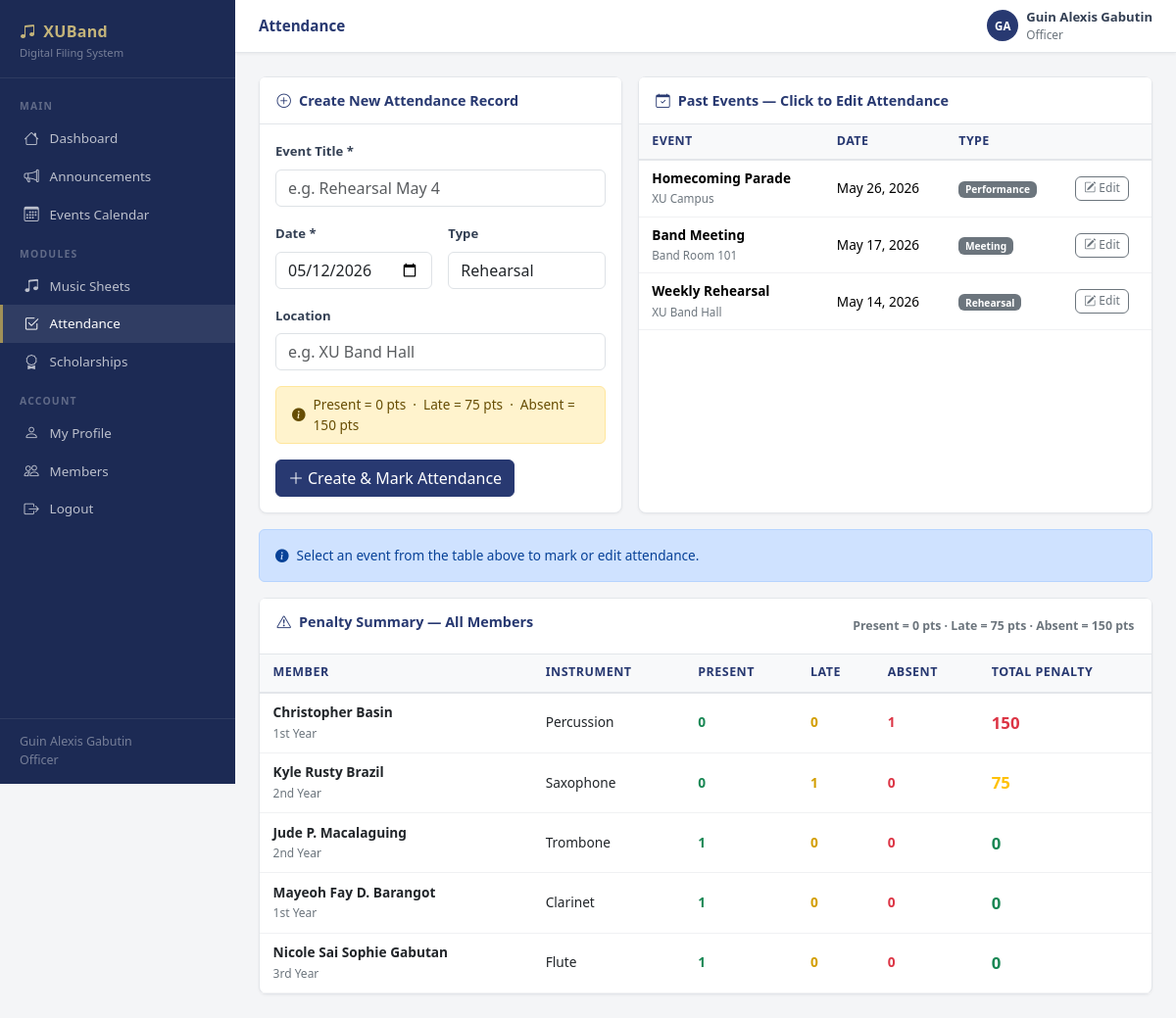
Screenshot of /attendance.php (signed in) with the database file from the repository.
### tables this page shows
CREATE TABLE IF NOT EXISTS events (
    id INT AUTO_INCREMENT PRIMARY KEY,
    title VARCHAR(200) NOT NULL,
    type ENUM('rehearsal','performance','meeting','competition','other') NOT NULL DEFAULT 'rehearsal',
    event_date DATE NOT NULL,
    event_time TIME DEFAULT NULL,
    location VARCHAR(200) DEFAULT NULL,
    description TEXT DEFAULT NULL,
    created_by INT NOT NULL,
    created_at DATETIME NOT NULL DEFAULT CURRENT_TIMESTAMP,
    FOREIGN KEY (created_by) REFERENCES users(id) ON DELETE CASCADE
);

CREATE TABLE IF NOT EXISTS users (
    id INT AUTO_INCREMENT PRIMARY KEY,
    name VARCHAR(100) NOT NULL,
    email VARCHAR(150) NOT NULL UNIQUE,
    password_hash VARCHAR(255) NOT NULL,
    role ENUM('moderator','officer','member') NOT NULL DEFAULT 'member',
    instrument VARCHAR(100) DEFAULT NULL,
    year_level VARCHAR(20) DEFAULT NULL,
    student_id VARCHAR(50) DEFAULT NULL,
    contact_number VARCHAR(20) DEFAULT NULL,
    status ENUM('active','inactive') NOT NULL DEFAULT 'active',
    profile_notes TEXT DEFAULT NULL,
    avatar_path VARCHAR(255) DEFAULT NULL,
    scholarship_status ENUM('Not Scholar','Half Scholar','Full Scholar') NOT NULL DEFAULT 'Not Scholar',
    created_at DATETIME NOT NULL DEFAULT CURRENT_TIMESTAMP,
    updated_at DATETIME NOT NULL DEFAULT CURRENT_TIMESTAMP ON UPDATE CURRENT_TIMESTAMP
);

### includes/auth.php (called while the page is built, shortened)
<?php
require_once __DIR__ . '/db.php';
function isLoggedIn(): bool {
    return !empty($_SESSION['user_id']);
}
function currentUser(): ?array {
    return [
        'id'    => $_SESSION['user_id'],
        'name'  => $_SESSION['user_name'],
        'role'  => $_SESSION['user_role'],
        'email' => $_SESSION['user_email'],
    ];
}

### includes/db.php (called while the page is built, shortened)
<?php
function getDB(): PDO {
    static $pdo = null;
    if ($pdo === null) {
        $host = DB_HOST === 'localhost' ? '127.0.0.1' : DB_HOST;
        $dsn = 'mysql:host=' . $host . ';port=' . DB_PORT . ';dbname=' . DB_NAME . ';charset=utf8mb4';
        try {
            $pdo = new PDO($dsn, DB_USER, DB_PASS, [
                PDO::ATTR_ERRMODE            => PDO::ERRMODE_EXCEPTION,
                PDO::ATTR_DEFAULT_FETCH_MODE => PDO::FETCH_ASSOC,
                PDO::ATTR_EMULATE_PREPARES   => false,
                PDO::ATTR_TIMEOUT            => 10,
            ]);
        } catch (PDOException $e) {
            http_response_code(500);
            die(json_encode(['error' => 'Database connection failed: ' . $e->getMessage()]));
        }
    }
    return $pdo;
}
function dbQuery(string $sql, array $params = []): array {
    $stmt = getDB()->prepare($sql);
    $stmt->execute($params);
    return $stmt->fetchAll();
}

### includes/helpers.php (called while the page is built, shortened)
<?php
function h(mixed $val): string {
    return htmlspecialchars((string)$val, ENT_QUOTES | ENT_HTML5, 'UTF-8');
}
function formatDate(string $date, string $format = 'M d, Y'): string {
    return (new DateTime($date))->format($format);
}
function penaltyClass(int $points): string {
    if ($points === 0)   return 'text-success';
    if ($points <= 75)   return 'text-warning';
    return 'text-danger';
}
function penaltyColor(float $points): string {
    return penaltyClass((int)$points);
}

### public/attendance.php (the view, shortened to what this page needs)
<?php
require_once __DIR__ . '/../includes/auth.php';
require_once __DIR__ . '/../includes/db.php';
require_once __DIR__ . '/../includes/helpers.php';
require_once __DIR__ . '/../includes/layout.php';
$user = currentUser();
$selectedEvent = (int)($_GET['event_id'] ?? 0);
$events = dbQuery('SELECT * FROM events ORDER BY event_date DESC');
$members   = [];
$eventData = null;
$penaltySummary = [];
if (isOfficer()) {
    $penaltySummary = dbQuery(
        'SELECT u.id, u.name, u.instrument, u.year_level,
            COALESCE(ps.total_points,0) AS total_points,
            (SELECT COUNT(*) FROM attendance WHERE user_id=u.id AND status="present") AS presents,
            (SELECT COUNT(*) FROM attendance WHERE user_id=u.id AND status="absent")  AS absents,
            (SELECT COUNT(*) FROM attendance WHERE user_id=u.id AND status="late")    AS lates
         FROM users u
         LEFT JOIN penalty_summary ps ON ps.user_id=u.id
         WHERE u.role="member" AND u.status="active"
         ORDER BY ps.total_points DESC, u.name'
    );
}
$myPenalty = null;
?>
<?php if ($user['role'] === 'member'): ?>
<div class="stats-grid" style="grid-template-columns:repeat(4,1fr)">
  <div class="stat-card">
    <div class="stat-icon"><i class="bi bi-check2-circle"></i></div>
    <div><div class="stat-value text-green"><?= $myPenalty['presents']??0 ?></div><div class="stat-label">Present</div></div>
  </div>
  <div class="stat-card">
    <div class="stat-icon"><i class="bi bi-x-circle"></i></div>
    <div><div class="stat-value text-red"><?= $myPenalty['absents']??0 ?></div><div class="stat-label">Absent</div></div>
  </div>
  <div class="stat-card">
    <div class="stat-icon"><i class="bi bi-clock-history"></i></div>
    <div><div class="stat-value text-yellow"><?= $myPenalty['lates']??0 ?></div><div class="stat-label">Late</div></div>
  </div>
  <div class="stat-card">
    <div class="stat-icon gold"><i class="bi bi-exclamation-triangle"></i></div>
    <div>
      <div class="stat-value <?= penaltyColor((float)($myPenalty['total_points']??0)) ?>"><?= $myPenalty['total_points']??0 ?></div>
      <div class="stat-label">Total Penalty</div>
    </div>
  </div>
</div>
<div class="card">
  <div class="card-header">
    <span class="card-title"><i class="bi bi-list-check me-2"></i>My Attendance History</span>
  </div>
  <?php if (empty($myHistory)): ?>
  <div class="empty-state"><div class="empty-icon"><i class="bi bi-clipboard-x"></i></div><p>No attendance records yet.</p></div>
  <?php else: ?>
  <div class="table-wrap">
    <table>
      <thead><tr><th>Event</th><th>Date</th><th>Status</th><th>Penalty Points</th></tr></thead>
      <tbody>
        <?php foreach ($myHistory as $r): ?>
        <tr>
          <td><?= h($r['event_title']) ?></td>
          <td class="small"><?= formatDate($r['event_date']) ?></td>
          <td><?= statusBadge($r['status']) ?></td>
          <td class="<?= penaltyColor((float)$r['penalty_points']) ?> fw-bold"><?= $r['penalty_points'] ?></td>
        </tr>
        <?php endforeach; ?>
      </tbody>
    </table>
  </div>
  <?php endif; ?>
</div>
<?php else: ?>
<div class="row g-3 mb-3">
  <div class="col-md-5">
    <div class="card h-100">
      <div class="card-header">
        <span class="card-title"><i class="bi bi-plus-circle me-2"></i>Create New Attendance Record</span>
      </div>
      <form method="POST">
        <div class="card-body">
          <div class="mb-3">
            <label class="form-label">Event Title *</label>
            <input name="title" class="form-control" placeholder="e.g. Rehearsal May 4" required>
          </div>
          <div class="row g-3">
            <div class="col-md-6">
              <label class="form-label">Date *</label>
              <input name="event_date" type="date" class="form-control" value="<?= date('Y-m-d') ?>" required>
            </div>
            <div class="col-md-6">
              <label class="form-label">Type</label>
              <select name="type" class="form-control">
                <option value="rehearsal">Rehearsal</option>
              </select>
            </div>
          </div>
          <div class="mt-3">
            <label class="form-label">Location</label>
            <input name="location" class="form-control" placeholder="e.g. XU Band Hall">
          </div>
          <div class="alert alert-warning d-flex align-items-center gap-2 mt-3 mb-0 py-2 small">
            <i class="bi bi-info-circle-fill"></i>
            Present = 0 pts &nbsp;&middot;&nbsp; Late = 75 pts &nbsp;&middot;&nbsp; Absent = 150 pts
          </div>
        </div>
        <div class="p-3 pt-0">
          <button type="submit" class="btn btn-primary">
            <i class="bi bi-plus-lg me-1"></i>Create &amp; Mark Attendance
          </button>
        </div>
      </form>
    </div>
  </div>
  <div class="col-md-7">
    <div class="card h-100">
      <div class="card-header">
        <span class="card-title"><i class="bi bi-calendar-check me-2"></i>Past Events — Click to Edit Attendance</span>
      </div>
      <?php if (!$events): ?>
      <div class="empty-state p-3"><p>No events yet. Create one first.</p></div>
      <?php else: ?>
      <div style="max-height:280px;overflow-y:auto">
        <table class="table table-hover mb-0" style="font-size:.85rem">
          <thead style="position:sticky;top:0;background:#f8f9fa;z-index:1">
            <tr>
              <th style="padding:.5rem .85rem;font-size:.78rem;text-transform:uppercase;letter-spacing:.4px;color:var(--xu-navy);border-bottom:2px solid #e3e6ea">Event</th>
              <th style="padding:.5rem .85rem;font-size:.78rem;text-transform:uppercase;letter-spacing:.4px;color:var(--xu-navy);border-bottom:2px solid #e3e6ea">Date</th>
              <th style="padding:.5rem .85rem;font-size:.78rem;text-transform:uppercase;letter-spacing:.4px;color:var(--xu-navy);border-bottom:2px solid #e3e6ea">Type</th>
              <th style="padding:.5rem .85rem;font-size:.78rem;text-transform:uppercase;letter-spacing:.4px;color:var(--xu-navy);border-bottom:2px solid #e3e6ea"></th>
            </tr>
          </thead>
          <tbody>
            <?php foreach ($events as $ev):
              $isPast = strtotime($ev['event_date']) < strtotime(date('Y-m-d'));
            ?>
            <tr class="<?= $selectedEvent===$ev['id'] ? 'table-primary' : '' ?>"
                style="<?= $isPast ? 'opacity:.65' : '' ?>">
              <td style="padding:.5rem .85rem;border-bottom:1px solid #f0f1f3;vertical-align:middle">
                <strong><?= h($ev['title']) ?></strong>
                <?= $ev['location'] ? '<br><span class="text-muted" style="font-size:.73rem">'.h($ev['location']).'</span>' : '' ?>
              </td>
              <td style="padding:.5rem .85rem;border-bottom:1px solid #f0f1f3;vertical-align:middle;white-space:nowrap">
                <?= formatDate($ev['event_date']) ?>
              </td>
              <td style="padding:.5rem .85rem;border-bottom:1px solid #f0f1f3;vertical-align:middle">
                <span class="badge bg-secondary"><?= h(ucfirst($ev['type'])) ?></span>
              </td>
              <td style="padding:.5rem .85rem;border-bottom:1px solid #f0f1f3;vertical-align:middle">
                <a href="?event_id=<?= $ev['id'] ?>" class="btn btn-xs <?= $selectedEvent===$ev['id'] ? 'btn-primary' : 'btn-outline-secondary' ?>">
                  <i class="bi bi-<?= $selectedEvent===$ev['id'] ? 'check2-square' : 'pencil-square' ?>"></i>
                  <?= $selectedEvent===$ev['id'] ? 'Editing' : 'Edit' ?>
                </a>
              </td>
            </tr>
            <?php endforeach; ?>
          </tbody>
        </table>
      </div>
      <?php endif; ?>
    </div>
  </div>
</div>
<?php if ($selectedEvent && $eventData): ?>
<div class="card mb-4">
  <div class="card-header d-flex justify-content-between align-items-center flex-wrap gap-2">
    <span class="card-title">
      <i class="bi bi-check2-square me-2"></i>Mark Attendance — <?= h($eventData['title']) ?>
    </span>
    <div class="d-flex align-items-center gap-2">
      <span class="text-muted small">
        <?= formatDate($eventData['event_date']) ?>
        <?= $eventData['location'] ? ' · '.h($eventData['location']) : '' ?>
      </span>
      <a href="/attendance.php" class="btn btn-sm btn-outline-secondary">
        <i class="bi bi-x-lg"></i> Close
      </a>
    </div>
  </div>
  <form method="POST">
    <input type="hidden" name="action" value="bulk_save">
    <input type="hidden" name="event_id" value="<?= $selectedEvent ?>">
    <div class="table-wrap">
      <table>
        <thead>
          <tr>
            <th>Member</th><th>Instrument</th><th>Year</th>
            <th>
              Status
              <div class="d-flex gap-1 mt-1">
                <button type="button" class="btn btn-xs btn-outline-secondary" onclick="setAllStatus('present')">All Present</button>
                <button type="button" class="btn btn-xs btn-outline-warning" onclick="setAllStatus('late')">All Late</button>
                <button type="button" class="btn btn-xs btn-outline-danger" onclick="setAllStatus('absent')">All Absent</button>
              </div>
            </th>
            <th>Penalty Preview</th>
          </tr>
        </thead>
        <tbody>
          <?php foreach ($members as $m): ?>
          <tr>
            <td><strong><?= h($m['name']) ?></strong></td>
            <td><?= h($m['instrument']??'—') ?></td>
            <td class="small text-muted"><?= h($m['year_level']??'—') ?></td>
            <td>
              <select name="status[<?= $m['id'] ?>]" class="form-control att-status-sel" style="width:120px"
                id="sel_<?= $m['id'] ?>" data-uid="<?= $m['id'] ?>" onchange="updatePts(<?= $m['id'] ?>)">
                <?php foreach (['present','late','absent'] as $st): ?>
                <option value="<?= $st ?>" <?= ($m['att_status']===$st)?'selected':'' ?>><?= ucfirst($st) ?></option>
                <?php endforeach; ?>
              </select>
            </td>
            <td>
              <span id="pts_<?= $m['id'] ?>" class="fw-bold <?= penaltyColor((float)$m['att_penalty']) ?>">
                <?= $m['att_penalty'] ?>
              </span> pts
            </td>
          </tr>
          <?php endforeach; ?>
          <?php if (!$members): ?>
          <tr><td colspan="5"><div class="empty-state p-3"><p>No active members.</p></div></td></tr>
          <?php endif; ?>
        </tbody>
      </table>
    </div>
    <?php if ($members): ?>
    <div class="p-3">
      <button type="submit" class="btn btn-primary">
        <i class="bi bi-floppy me-1"></i>Save Attendance &amp; Compute Penalties
      </button>
    </div>
    <?php endif; ?>
  </form>
</div>
<?php elseif (!$selectedEvent): ?>
<div class="alert alert-info d-flex align-items-center gap-2">
  <i class="bi bi-info-circle-fill"></i>
  Select an event from the table above to mark or edit attendance.
</div>
<?php endif; ?>
<div class="card">
  <div class="card-header d-flex justify-content-between align-items-center">
    <span class="card-title">
      <i class="bi bi-exclamation-triangle me-2"></i>Penalty Summary — All Members
    </span>
    <span class="text-muted small">Present = 0 pts &middot; Late = 75 pts &middot; Absent = 150 pts</span>
  </div>
  <div class="table-wrap">
    <table>
      <thead>
        <tr><th>Member</th><th>Instrument</th><th>Present</th><th>Late</th><th>Absent</th><th>Total Penalty</th></tr>
      </thead>
      <tbody>
        <?php foreach ($penaltySummary as $p): ?>
        <tr>
          <td>
            <strong><?= h($p['name']) ?></strong>
            <?php if($p['year_level']):?><br><span class="text-muted" style="font-size:.75rem"><?= h($p['year_level']) ?></span><?php endif; ?>
          </td>
          <td><?= h($p['instrument']??'—') ?></td>
          <td class="text-green fw-bold"><?= $p['presents'] ?></td>
          <td class="text-yellow fw-bold"><?= $p['lates'] ?></td>
          <td class="text-red fw-bold"><?= $p['absents'] ?></td>
          <td>
            <span class="fw-bold <?= penaltyColor((float)$p['total_points']) ?>" style="font-size:1.05rem">
              <?= $p['total_points'] ?>
            </span>
          </td>
        </tr>
        <?php endforeach; ?>
      </tbody>
    </table>
  </div>
</div>
<?php endif; ?>

### rows the page displays
events: title "Homecoming Parade", location "XU Campus", event_date "May 26, 2026", type "Performance", shows "Edit"
events: title "Band Meeting", location "Band Room 101", event_date "May 17, 2026", type "Meeting", shows "Edit"
events: title "Weekly Rehearsal", location "XU Band Hall", event_date "May 14, 2026", type "Rehearsal", shows "Edit"
users: name "Christopher Basin", year_level "1st Year", instrument "Percussion", presents "0", lates "0", absents "1", total_points "150"
users: name "Kyle Rusty Brazil", year_level "2nd Year", instrument "Saxophone", presents "0", lates "1", absents "0", total_points "75"
users: name "Jude P. Macalaguing", year_level "2nd Year", instrument "Trombone", presents "1", lates "0", absents "0", total_points "0"
users: name "Mayeoh Fay D. Barangot", year_level "1st Year", instrument "Clarinet", presents "1", lates "0", absents "0", total_points "0"
users: name "Nicole Sai Sophie Gabutan", year_level "3rd Year", instrument "Flute", presents "1", lates "0", absents "0", total_points "0"

### other values shown
$user['name'] "Guin Alexis Gabutin"
$role "Officer"
$title "Attendance"
$initials "GA"
